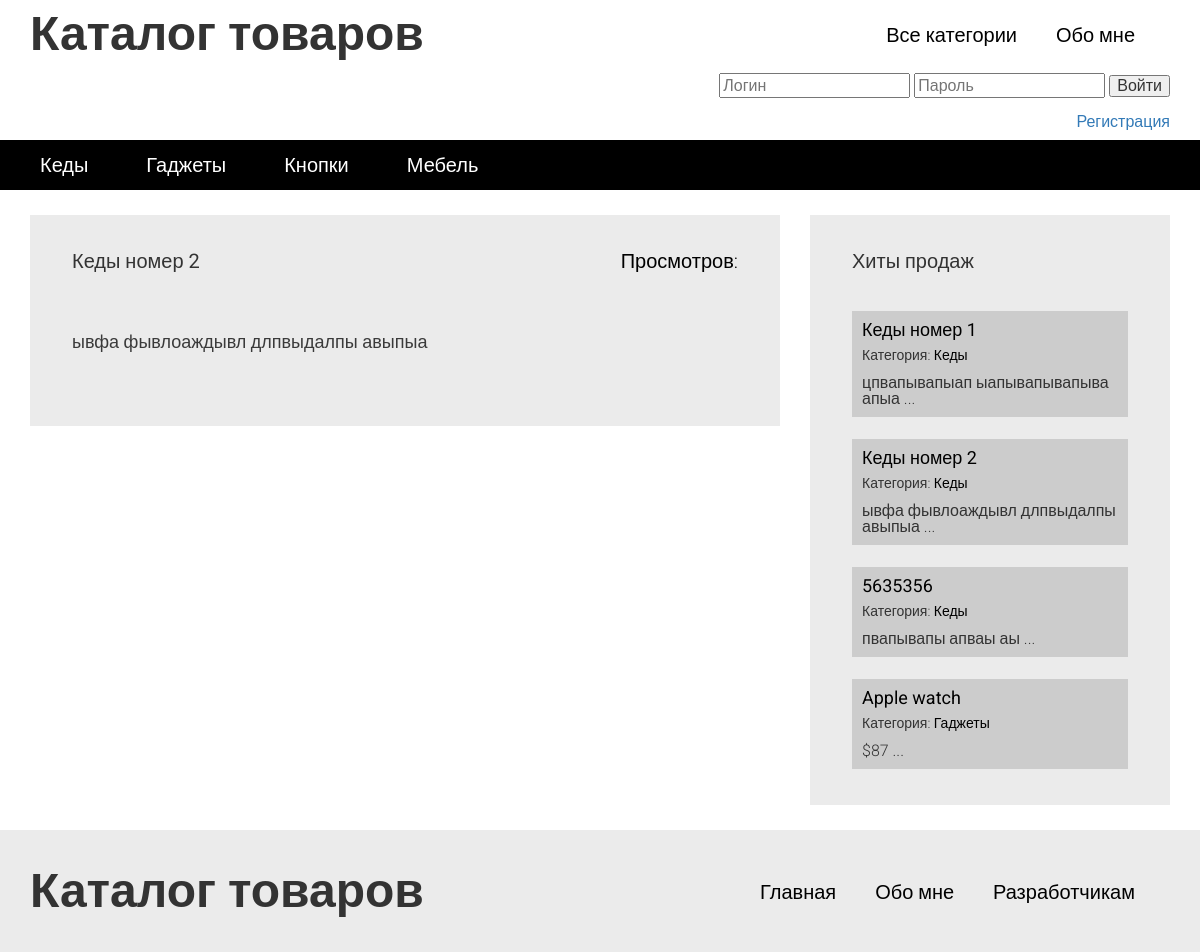
The page /pages/goods.php?id=2 on the database its author committed.
### tables this page shows
CREATE TABLE `goods_categories` (
  `id` int(11) NOT NULL,
  `title` varchar(255) NOT NULL
);

CREATE TABLE `goods` (
  `id` int(11) NOT NULL,
  `title` varchar(255) NOT NULL,
  `text` text NOT NULL,
  `categorie_id` int(11) NOT NULL,
  `views` int(11) DEFAULT NULL
);

### includes/config.php (called while the page is built, shortened)
<?php
$config = array(
	'title' => 'Каталог товаров',
	'vk_url' => 'http://vk.com/id104207460',
	'db' => array(
			'server' => 'localhost',
			'username' => 'root',
			'password' => '',
			'name' => 'test_goods'
		)
);

### pages/goods.php (the view, shortened to what this page needs)
<?php
  require "../includes/config.php"
?>
<!DOCTYPE html>
<html lang="en">
<head>
  <link rel="stylesheet" href="../media/css/bootstrap.min.css">
  <link rel="stylesheet" type="text/css" href="../media/css/style.css">
</head>
<body>
  <div id="wrapper">
    <?php include "../includes/header.php" ?>
    <?php
      $article = mysqli_query($connection, "SELECT * FROM `goods` WHERE `id` = " . (int) $_GET['id']);
      if( mysqli_num_rows($article) <= 0)
      {
        ?>
          <div id="content">
            <div class="container">
              <div class="row">
                <section class="content__left col-md-8">
                  <div class="block">
                    <h3>Товар не найден!</h3>
                    <div class="block__content">
                      <div class="full-text">
                        Запрашиваемый вами товар не существует!
                      </div>
                    </div>
                  </div>
                </section>
                <section class="content__right col-md-4">
            <?php include "../includes/sidebar.php" ?>
                </section>
              </div>
            </div>
          </div>
        <?php
      } else
      {
        $art = mysqli_fetch_assoc($article);
        mysqli_query($connection, "UPDATE `goods` SET `views` = `views` + 1 WHERE `id` = " . (int) $art['id'] );
        ?>
          <div id="content">
            <div class="container">
              <div class="row">
                <section class="content__left col-md-8">
                  <div class="block">
                    <a>Просмотров: <?php echo $art['views']; ?></a>
                    <h3><?php echo $art['title']; ?></h3>
                    <div class="block__content">
                      <div class="full-text">
                        <?php echo $art['text']; ?>
                      </div>
                    </div>
                  <br>
                  <br>
                  </div>
                </section>
                <section class="content__right col-md-4">
            <?php include "../includes/sidebar.php" ?>
                </section>
              </div>
            </div>
          </div>
        <?php
      }
    ?>
<?php include "../includes/footer.php" ?>
  </div>
</body>
</html>

### includes/header.php (shortened to what this page needs)
<header id="header">
  <div class="header__top">
    <div class="container">
      <div class="header__top__logo">
        <h1><?php echo $config['title'] ?></h1>
      </div>
      <nav class="header__top__menu">
        <ul>
          <li><a href="/">Все категории</a></li>
          <li><a href="/pages/about_me.php">Обо мне</a></li>
        </ul>
      </nav>
    </div>
      <?php
      require "config.php";
      $data = $_POST;
      if( isset($data['do_signin']) )
      {
        $errors = array();
        $user = mysqli_query($connection, "SELECT * FROM  `users` WHERE login = '".$_POST['login_2']."'");
        $user_info = mysqli_fetch_assoc($user);
        $user_num = mysqli_num_rows($user);
        $entered_pass = $data['password'];
        if( $user_num > 0 ) {
          if( password_verify($entered_pass, $user_info['password'])) {
            $_SESSION['logged_user'] = $user_info;
          } else
          {
            $errors[] = 'Неверный пароль!';
          }
        }
        else {
          $errors[] = 'Пользователя с таким логином не существует!';
        }
      ?>
    <div class="container">
        <nav class="header__top__menu">
      <?php
          if( !empty($errors) ) {
          echo '<div style="color: red;">'.array_shift($errors).'</div><br>';
        }
      } else {
          echo '<div class="container">
        <nav class="header__top__menu">';
        }
      ?>
        <?php if( isset($_SESSION['logged_user']) ) : echo 'Привет, ' . $_SESSION['logged_user']['login']; ?>
          <br><br><a href="/includes/logout.php">Выйти</a>
        <?php else : ?>
        <form action="" method="POST">
          <input type="text" name="login_2" required placeholder="Логин" value="<?php echo $_POST['login_2']; ?>">
          <input type="password" name="password" required placeholder="Пароль">
          <button type="submit" name="do_signin">Войти</button>
        </form>
        <br>
      <a href="../pages/signup.php">Регистрация</a>
    <?php endif; ?>
      </nav>
    </div>
  </div>
  <?php
    $categories_q = mysqli_query($connection, "SELECT * FROM `goods_categories`");
    $categories = array();
    while( $cat = mysqli_fetch_assoc($categories_q) )
    {
      $categories[] = $cat;
    }
  ?>
  <div class="header__bottom">
    <div class="container">
      <nav>
        <ul>
          <?php
            foreach( $categories as $cat )
            {
              ?>
              <li><a href="../pages/good.php?categorie=<?php echo $cat['id']; ?>"><?php echo $cat['title'];?></a></li>
              <?php
            }
          ?>
        </ul>
      </nav>
    </div>
  </div>
</header>

### includes/sidebar.php
<div class="block">
  <h3>Хиты продаж</h3>
  <div class="block__content">
    <div class="articles articles__vertical">
      <?php
        $articles = mysqli_query($connection, "SELECT * FROM `goods` ORDER BY `views` DESC LIMIT 5");
      ?>
      <?php
      while( $art = mysqli_fetch_assoc($articles) )
      {
      ?>
      <article class="article">
        <div class="article__info">
          <a href="../pages/goods.php?id=<?php echo $art['id']; ?>"><?php echo $art['title'];?></a>
          <div class="article__info__meta">
          <?php
            $art_cat = false;
            foreach( $categories as $cat )
            {
              if ( $cat['id'] == $art['categorie_id'])
              {
                $art_cat = $cat;
                break;
              }
            }
          ?>
          <small>Категория: <a href="../pages/good.php?categorie=<?php echo $art_cat['id']; ?>"><?php echo $art_cat['title']; ?></a></small>
          </div>
          <div class="article__info__preview"><?php echo mb_substr($art['text'], 0, 50, 'utf-8'); ?> ...</div>
        </div>
      </article>
          <?php
          }
          ?>
    </div>
  </div>
</div>

### includes/footer.php
<footer id="footer">
  <div class="container">
    <div class="footer__logo">
      <h1><?php echo $config['title'] ?></h1>
    </div>
    <nav class="footer__menu">
      <ul>
        <li><a href="/">Главная</a></li>
        <li><a href="../pages/about_me.php">Обо мне</a></li>
        <li><a href="../pages/copyright.php">Разработчикам</a></li>
      </ul>
    </nav>
  </div>
</footer>

### media/css/style.css (style rules this page uses)
html, body, div, span, applet, object, iframe, h1, h2, h3, h4, h5, h6, p, blockquote, pre, a, abbr, acronym, address, big, cite, code, del, dfn, em, img, ins, kbd, q, s, samp, small, strike, strong, sub, sup, tt, var, b, u, i, center, dl, dt, dd, ol, ul, li, fieldset, form, label, legend, table, caption, tbody, tfoot, thead, tr, th, td, article, aside, canvas, details, embed, figure, figcaption, footer, header, hgroup, menu, nav, output, ruby, section, summary, time, mark, audio, video { margin: 0; padding: 0; border: 0; font-size: 100%; font: inherit; vertical-align: baseline; }
article, aside, details, figcaption, figure, footer, header, hgroup, menu, nav, section { display: block; }
body { line-height: 1; }
ol, ul { list-style: none; }
h1 { font-size: 48px; font-weight: bold; }
h3 { font-size: 20px; font-weight: bold; }
body { font-family: 'Roboto', sans-serif; }
#header { margin-bottom: 25px; }
#header .header__top { padding: 10px 0; }
#header .header__top .header__top__logo { float: left; }
#header .header__top .header__top__menu { padding-top: 15px; text-align: right; }
#header .header__top .header__top__menu ul > li { display: inline-block; margin-right: 35px; }
#header .header__top .header__top__menu ul > li > a { font-size: 20px; text-decoration: none; color: black; }
#header .header__bottom { height: 50px; background-color: black; line-height: 50px; }
#header .header__bottom nav ul > li { display: inline-block; margin-right: 34px; }
#header .header__bottom nav ul > li > a { color: white; font-size: 20px; text-decoration: none; padding: 3px 10px; }
.block { background-color: #ebebeb; padding: 36px 42px; margin-bottom: 25px; }
.block > h3 { font-weight: normal; }
.block > a { float: right; font-size: 20px; color: black; text-decoration: none; font-weight: 300; }
.block .block__content { padding-top: 40px; }
.articles.articles__vertical .article { margin-bottom: 22px; background-color: #ccc; padding: 10px; }
.articles .article:last-child { margin-bottom: 0; }
.articles .article:after { visibility: hidden; display: block; font-size: 0; content: " "; clear: both; height: 0; }
.articles .article .article__info > a { color: black; font-size: 18px; font-weight: normal; text-decoration: none; }
.articles .article .article__info > .article__info__meta { font-size: 14px; font-weight: 300; margin-top: 9px; margin-bottom: 13px; }
.articles .article .article__info > .article__info__meta a { color: black; text-decoration: none; }
.articles .article .article__info > .article__info__preview { font-size: 16px; font-weight: 300; }
#footer { background-color: #ebebeb; padding: 37px 0; }
#footer .footer__logo { float: left; }
#footer .footer__menu { padding-top: 15px; text-align: right; }
#footer .footer__menu ul > li { display: inline-block; margin-right: 35px; }
#footer .footer__menu ul > li > a { font-size: 20px; text-decoration: none; color: black; font-weight: 300; }
.full-text { font-size: 18px; color: #3a3a3a; line-height: 1.7em; }

### rows shown on the page
goods_categories: title "Кеды"
goods_categories: title "Гаджеты"
goods_categories: title "Кнопки"
goods_categories: title "Мебель"
goods: title "Кеды номер 2", text "ывфа фывлоаждывл длпвыдалпы авыпыа"
goods: title "Кеды номер 1", text "цпвапывапыап ыапывапывапыва апыа"
goods: title "5635356", text "пвапывапы апваы аы"
goods: title "Apple watch", text "$87"

### other values the page prints
$config['title'] "Каталог товаров"
